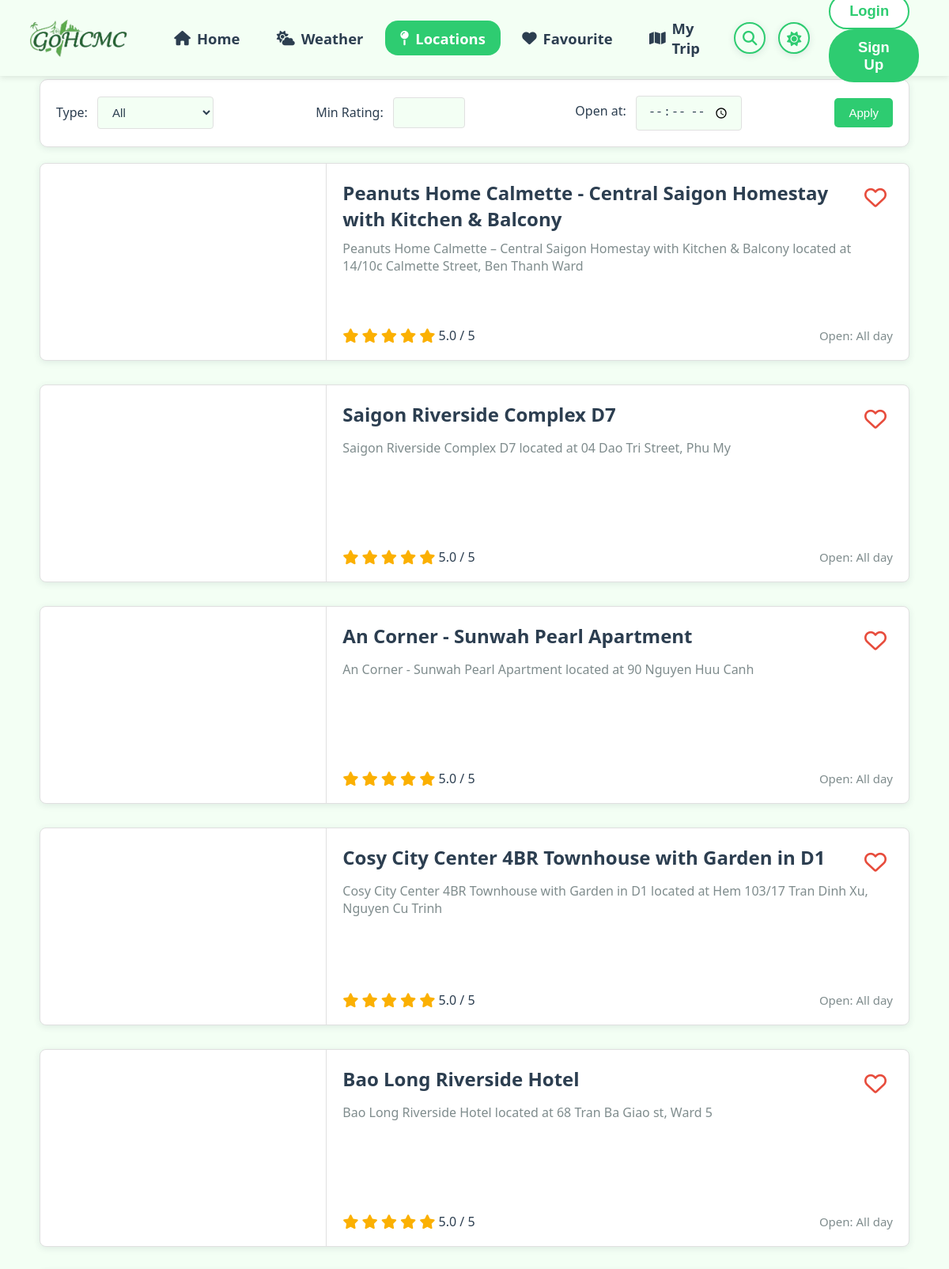
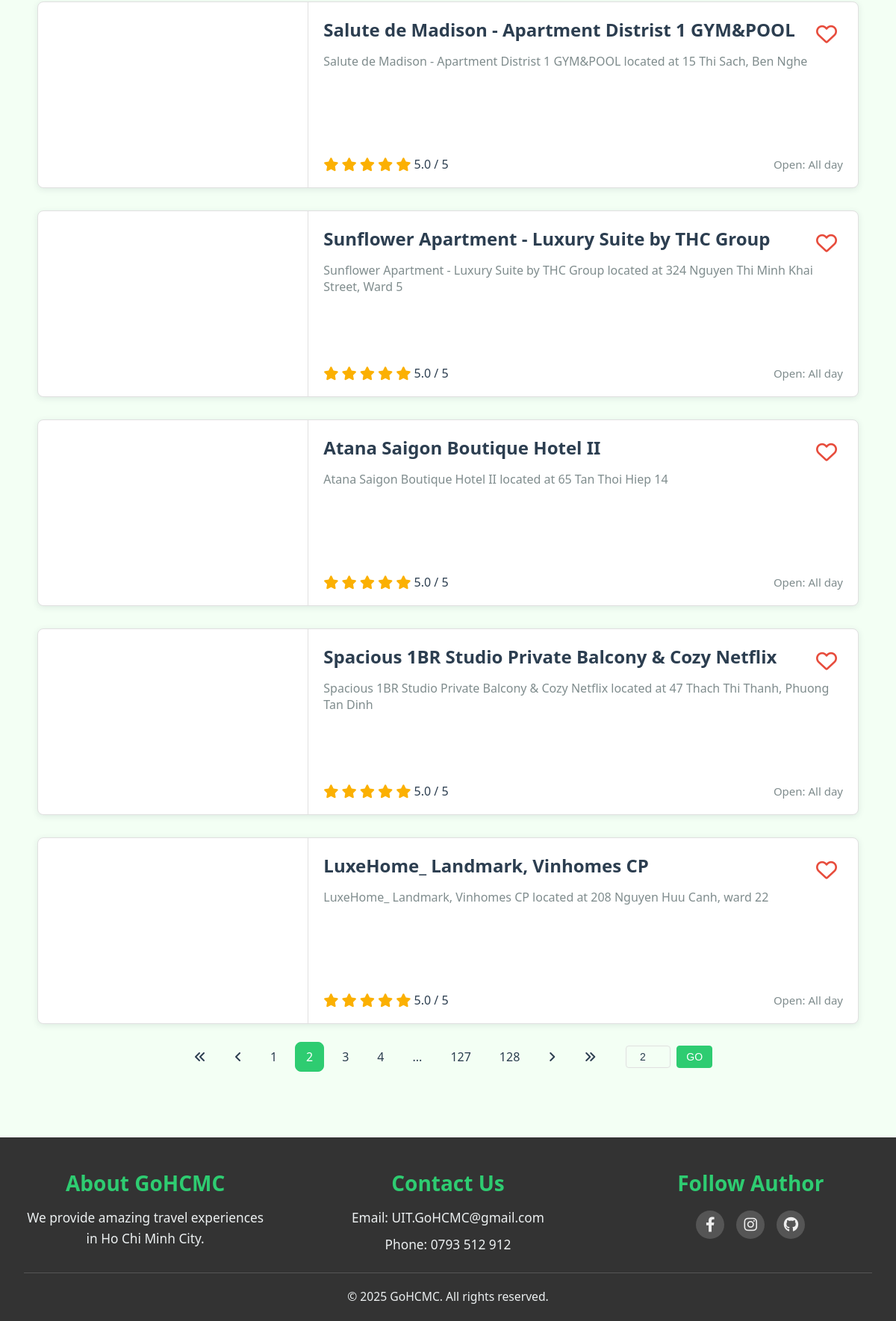
Screenshot of /locations?page=2&limit=10 with the database file from the repository (2 pictures, top to bottom).
### location/models.py (models this page shows, shortened)
class Location(models.Model):
    favourited_by = models.ManyToManyField(
        User,
        related_name="favourite_locations",
        blank=True
    )
    code = models.CharField(max_length=10, unique=True)
    location = models.CharField(max_length=64)
    type = models.CharField(max_length=18, default="")
    tags = models.TextField(default="")
    rating = models.FloatField(default=5.0)
    open_time = models.TimeField(default=time(0, 0))
    close_time = models.TimeField(default=time(23, 59))
    ticket_info = models.CharField(max_length=100, default="")
    address = models.CharField(max_length=100, default="")
    image_path = models.CharField(max_length=255, default="")
    description = models.TextField(default="")
    long_description = models.TextField(default="")
    coordinate = models.CharField(max_length=40, default="")
    objects = LocationQuerySet.as_manager()
    class Meta:
        verbose_name = "Location"
        verbose_name_plural = "Locations"
        ordering = ("location",)

### location/views.py (the view, shortened to what this page needs)
# urls.py: path('locations', views.locations, name = 'locations'),
def locations(request):
    if request.method == "POST":
        if not request.user.is_authenticated:
            return JsonResponse({'error': 'unauthenticated'}, status=401)
        code = request.POST.get('value')
        if not code:
            return redirect('favourite')
        try:
            selected = Location.objects.get(code=code)
        except Location.DoesNotExist:
            return JsonResponse({'error': 'Location not found'}, status=404)
        user = request.user
        if user in selected.favourited_by.all():
            selected.favourited_by.remove(user)
        else:
            selected.favourited_by.add(user)
        return redirect('locations')
    else:
        type_filter = request.GET.get('type')
        min_rating = request.GET.get('rating')
        desired_time = request.GET.get('desired_time')
        search_query = request.GET.get('search')
        page = int(request.GET.get('page', 1))
        limit = int(request.GET.get('limit', 10))
        offset = (page - 1) * limit
        all_of_locations = Location.objects.all()
        if type_filter:
            all_of_locations = all_of_locations.filter(
                type__iexact=type_filter)
        if search_query:
            all_of_locations = all_of_locations.filter(
                Q(location__icontains=search_query) |
                Q(address__icontains=search_query) |
                Q(tags__icontains=search_query)
            )
        all_of_locations = all_of_locations.order_by('open_time')
        total_items = all_of_locations.count()
        total_pages = (total_items + limit - 1) // limit
        all_of_locations = all_of_locations[offset:offset + limit]
        user = request.user if request.user.is_authenticated else None
        processed_locations = []
        for loc in all_of_locations:
            star_html = generate_star_html(loc.rating)
            favourite_symbol = (
                '<i class="fa-solid fa-heart"></i>'
                if user and loc.favourited_by.filter(id=user.id).exists()
                else '<i class="fa-regular fa-heart"></i>'
            )
            open_time = loc.open_time.strftime(
                "%H:%M") if loc.open_time else "N/A"
            close_time = loc.close_time.strftime(
                "%H:%M") if loc.close_time else "N/A"
            if open_time == "00:00" and close_time == "23:59":
                open_time_str = "All day"
            elif loc.close_time and loc.open_time and loc.close_time < loc.open_time:
                open_time_str = f"{open_time} - {close_time} (The next day)"
            else:
                open_time_str = f"{open_time} - {close_time}"
            processed_locations.append({
                'code': loc.code,
                'location': loc.location,
                'description': loc.description,
                'image_path': loc.image_path,
                'rating': loc.rating,
                'open_time': open_time_str,
                'star_html': star_html,
                'favourite_symbol': favourite_symbol,
            })
        return render(request, "page/locations/index.html", {
            'locations': processed_locations,
            'current_page': page,
            'total_pages': total_pages,
            'limit': limit,
            'current_filters': {
                'type': type_filter or '',
                'rating': min_rating or '',
                'desired_time': desired_time or '',
                'search': search_query or '',
            }
        })

### location/views.py (called while the page is built)
def generate_star_html(rating):
    rating = round(rating * 2) / 2 if rating else 0
    full_stars = int(rating)
    has_half = (rating - full_stars) >= 0.5
    star_html = '<i class="fas fa-star"></i>' * full_stars
    if has_half:
        star_html += '<i class="fas fa-star-half-alt"></i>'
        empty_stars = 5 - full_stars - 1
    else:
        empty_stars = 5 - full_stars
    star_html += '<i class="far fa-star"></i>' * empty_stars
    return star_html

### templates/page/locations/index.html (shortened to what this page needs)
{% extends "layout.html" %}
{% load static %}
{% load custom_tags %}
{% block css %}
<link rel="stylesheet" href="{% static 'css/locations.css' %}">
{% endblock %}
{% block content %}
<section class="filter">
  <form method="get" action="{% url 'locations' %}" class="filter-form">
    <div class="filter-item">
      <label for="type">Type:</label>
      <select name="type" id="type">
        <option value="" {% if not current_filters.type %}selected{% endif %}>All</option>
      </select>
    </div>
    <div class="filter-item">
      <label for="rating">Min Rating:</label>
      <input type="number" name="rating" id="rating" value="{{ current_filters.rating }}" min="1" max="5" step="0.1">
    </div>
    <div class="filter-item">
      <label for="desired_time">Open at:</label>
      <input type="time" id="desired_time" name="desired_time" value="{{ current_filters.desired_time }}">
    </div>
    <div>
      <button type="submit" class="btn">Apply</button>
    </div>
  </form>
</section>
<section class="content">
  <div class="grid">
    {% for loc in locations %}
    <div class="card">
      <a href="{% url 'display_location' loc.code %}" class="card-link">
        <div class="card-img" style="background-image: url('{{ loc.image_path }}');"></div>
        <div class="card-body">
          <div>
            <div class="card-header">
              <h3>{{ loc.location }}</h3>
              <div class="fav-container">
                <button class="fav-btn" data-code="{{ loc.code }}">
                  {% if loc.favourite_symbol == '<i class="fa-solid fa-heart"></i>' %}
                    <i class="fa-solid fa-heart"></i>
                  {% else %}
                    <i class="fa-regular fa-heart"></i>
                  {% endif %}
                </button>
              </div>
            </div>
            <p>{{ loc.description }}</p>
          </div>
          <div class="card-footer">
            <div class="rating">
              {{ loc.star_html|safe }}
              <span>{{ loc.rating }} / 5</span>
            </div>
            <div class="open-hour">Open: {{ loc.open_time }}</div>
          </div>
        </div>
      </a>
    </div>
    {% empty %}
      <p class="empty">No locations found.</p>
    {% endfor %}
  </div>
</section>
{% if total_pages > 1 %}
<div class="pagination">
  <a href="?page=1{% if limit %}&limit={{ limit }}{% endif %}" class="pagination-icon ">
    <i class="fa-solid fa-angles-left"></i>
  </a>
  <a href="?page={{ current_page|add:-1 }}{% if limit %}&limit={{ limit }}{% endif %}" class="pagination-icon ">
    <i class="fa-solid fa-angle-left"></i>
  </a>
  {% if total_pages > 1 and total_pages <= 6 %}
    {% for i in 1|to:total_pages %}
      <a href="?page={{ i }}{% if current_filters.type %}&type={{ current_filters.type|urlencode }}{% endif %}{% if current_filters.rating %}&rating={{ current_filters.rating }}{% endif %}{% if current_filters.desired_time %}&desired_time={{ current_filters.desired_time }}{% endif %}{% if current_filters.search %}&search={{ current_filters.search|urlencode }}{% endif %}{% if limit %}&limit={{ limit }}{% endif %}" class="{% if i == current_page %}active{% endif %}">{{ i }}</a>
    {% endfor %}
  {% elif current_page < total_pages|add:-6 %}
    <a href="?page={{ current_page|add:-1 }}{% if limit %}&limit={{ limit }}{% endif %}">{{ current_page|add:-1 }}</a>
    <a href="?page={{ current_page }}{% if limit %}&limit={{ limit }}{% endif %}" class="active">{{ current_page }}</a>
    <a href="?page={{ current_page|add:1 }}{% if limit %}&limit={{ limit }}{% endif %}">{{ current_page|add:1 }}</a>
    <a href="?page={{ current_page|add:2 }}{% if limit %}&limit={{ limit }}{% endif %}">{{ current_page|add:2 }}</a>
    <span>...</span>
    <a href="?page={{ total_pages|add:-1 }}{% if limit %}&limit={{ limit }}{% endif %}" class="pagination-ellipsis">{{ total_pages|add:-1 }}</a>
    <a href="?page={{ total_pages }}{% if limit %}&limit={{ limit }}{% endif %}" class="pagination-ellipsis">{{ total_pages }}</a>
  {% endif %}
  <a href="?page={{ current_page|add:1 }}{% if limit %}&limit={{ limit }}{% endif %}" class="pagination-icon ">
    <i class="fa-solid fa-angle-right"></i>
  </a>
  <a href="?page={{ total_pages }}{% if limit %}&limit={{ limit }}{% endif %}" class="pagination-icon ">
    <i class="fa-solid fa-angles-right"></i>
  </a>
  <form method="get" action="{% url 'locations' %}" class="pagination-input-form">
    <input type="number" name="page" min="1" max="{{ total_pages }}" value="{{ current_page }}" class="pagination-input" required>
    <button type="submit" class="pagination-go-button">GO</button>
  </form>
</div>
{% endif %}
{% endblock %}

### static/css/base.css (style rules this page uses)
:root { --main-bg: #f3fff4; --header-color: #FFFFFF; --card-bg: #FFFFFF; --border-color: #E0E0E0; --hover-bg: #F5F5F5; --primary: #2ECC71; --secondary: #27AE60; --accent: #E67E22; --danger: #E74C3C; --text-main: #2C3E50; --text-sub: #7F8C8D; --disabled-color: #ccc; --disabled-border-color: #eee; --font-main: 'Segoe UI', Arial, sans-serif; --header-height: 64px; --star-color: #fbb002; }
* { margin: 0; padding: 0; box-sizing: border-box; }
body { font-family: var(--font-main); background: var(--main-bg); color: var(--text-main); }

### static/css/main.css (style rules this page uses)
html, body { height: 100%; }
body { display: flex; flex-direction: column; }

### static/css/locations.css (style rules this page uses)
.filter { max-width: 1100px; margin: 20px auto; padding: 20px; background: var(--card-bg); border: 1px solid var(--border-color); border-radius: 10px; box-shadow: 0 2px 8px rgba(44, 62, 80, 0.1); display: flex; flex-wrap: wrap; gap: 20px; align-items: center; justify-content: center; }
.filter-form { display: flex; flex-wrap: wrap; gap: 16px; width: 100%; align-items: center; }
.filter-item { flex: 1; }
.filter label { font-size: 16px; font-weight: 500; margin-right: 8px; color: var(--text-main); }
.filter select, .filter input { padding: 10px 14px; border: 1px solid var(--border-color); border-radius: 4px; font-size: 15px; background: var(--main-bg); color: var(--text-main); }
.btn { padding: 10px 18px; background-color: var(--primary); color: #fff; border: none; border-radius: 5px; cursor: pointer; font-size: 15px; transition: background 0.2s, transform 0.2s; }
.content { max-width: 1200px; margin: 0 auto; }
.grid { display: grid; grid-template-columns: 1fr; gap: 30px; }
.card { display: flex; background-color: var(--card-bg); border: 1px solid var(--border-color); border-radius: 8px; height: 250px; width: 1100px; margin: 0 auto; overflow: hidden; box-shadow: 0 2px 8px rgba(44, 62, 80, 0.1); transition: transform 0.3s, box-shadow 0.3s; }
.card-img { width: 33%; background-size: cover; background-position: center; border-right: 1px solid var(--border-color); }
.card-body { padding: 20px; display: flex; flex-direction: column; justify-content: space-between; width: 67%; }
.card-body h3 { margin-bottom: 10px; font-size: 24px; font-weight: 600; color: var(--text-main); }
.card-body p { font-size: 16px; color: var(--text-sub); margin-bottom: 14px; }
.rating { display: flex; align-items: center; }
.rating i { color: var(--star-color); font-size: 18px; margin-right: 4px; }
.rating span { font-size: 16px; color: var(--text-main); }
.open-hour { font-size: 15px; color: var(--text-sub); }
.card-link { display: flex; width: 100%; text-decoration: none; color: inherit; }
.card-header { display: flex; }
.fav-container { margin-left: auto; }
.fav-btn { font-size: 28px; background: none; border: none; cursor: pointer; padding: 8px; }
.fav-btn i { color: var(--danger); font-size: inherit; }
.card-footer { display: flex; align-items: center; justify-content: space-between; }
.pagination { display: flex; justify-content: center; align-items: center; margin: 24px 0; gap: 10px; }
.pagination a, .pagination span { padding: 8px 14px; border-radius: 8px; text-decoration: none; color: var(--text-main); font-weight: 500; transition: background 0.2s, color 0.2s; }
.pagination .active { background-color: var(--primary); color: #fff; border: 1px solid var(--primary); }
.pagination-input-form { display: flex; align-items: center; gap: 0.5rem; margin-left: 1rem; }
.pagination-input { width: 60px; padding: 6px 10px; border: 1px solid var(--border-color); border-radius: 4px; font-size: 14px; text-align: center; color: var(--text-main); background: var(--main-bg); }
.pagination-go-button { padding: 6px 12px; border: 1px solid var(--primary); border-radius: 4px; background: var(--primary); color: #fff; font-size: 14px; cursor: pointer; transition: background 0.2s, color 0.2s; }

### rows the page displays
Location: location "Peanuts Home Calmette - Central Saigon Homestay with Kitchen & Balcony", description "Peanuts Home Calmette – Central Saigon Homestay with Kitchen & Balcony located at 14/10c Calmette Street, Ben Thanh Ward", rating "5.0"
Location: location "Saigon Riverside Complex D7", description "Saigon Riverside Complex D7 located at 04 Dao Tri Street, Phu My", rating "5.0"
Location: location "An Corner - Sunwah Pearl Apartment", description "An Corner - Sunwah Pearl Apartment located at 90 Nguyen Huu Canh", rating "5.0"
Location: location "Cosy City Center 4BR Townhouse with Garden in D1", description "Cosy City Center 4BR Townhouse with Garden in D1 located at Hem 103/17 Tran Dinh Xu, Nguyen Cu Trinh", rating "5.0"
Location: location "Bao Long Riverside Hotel", description "Bao Long Riverside Hotel located at 68 Tran Ba Giao st, Ward 5", rating "5.0"
Location: location "Salute de Madison - Apartment Distrist 1 GYM&POOL", description "Salute de Madison - Apartment Distrist 1 GYM&POOL located at 15 Thi Sach, Ben Nghe", rating "5.0"
Location: location "Sunflower Apartment - Luxury Suite by THC Group", description "Sunflower Apartment - Luxury Suite by THC Group located at 324 Nguyen Thi Minh Khai Street, Ward 5", rating "5.0"
Location: location "Atana Saigon Boutique Hotel II", description "Atana Saigon Boutique Hotel II located at 65 Tan Thoi Hiep 14", rating "5.0"
Location: location "Spacious 1BR Studio Private Balcony & Cozy Netflix", description "Spacious 1BR Studio Private Balcony & Cozy Netflix located at 47 Thach Thi Thanh, Phuong Tan Dinh", rating "5.0"
Location: location "LuxeHome_ Landmark, Vinhomes CP", description "LuxeHome_ Landmark, Vinhomes CP located at 208 Nguyen Huu Canh, ward 22", rating "5.0"

### other values shown
{{ loc.open_time }} "All day" "All day" "All day" "All day" "All day" "All day" "All day" "All day" "All day" "All day"
{{ current_page|add:-1 }} "1"
{{ current_page }} "2"
{{ current_page|add:1 }} "3"
{{ current_page|add:2 }} "4"
{{ total_pages|add:-1 }} "127"
{{ total_pages }} "128"
